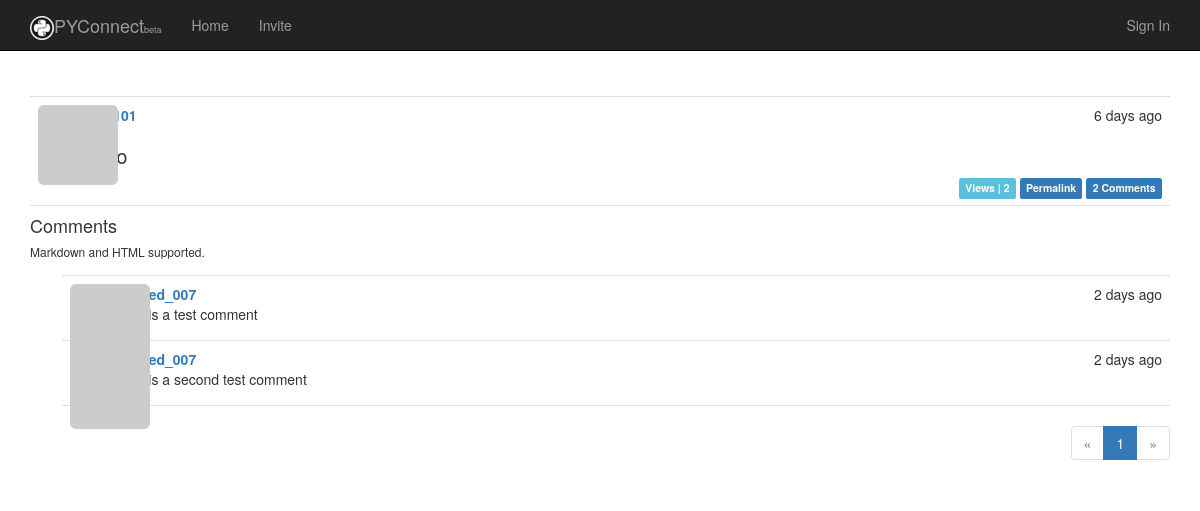
The app's page /post/111, older data.
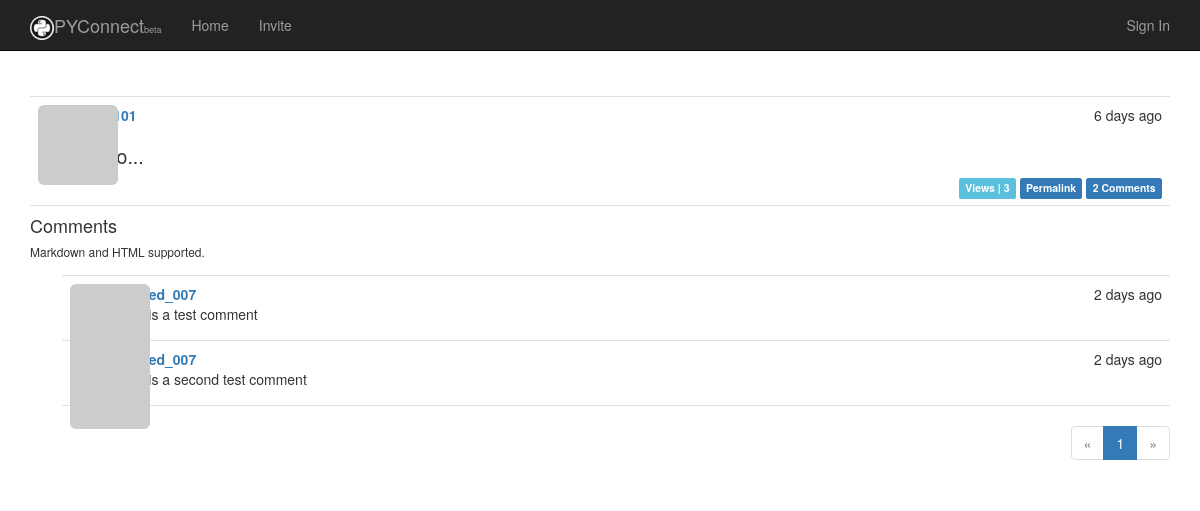
The same page, newer data.
### app/models.py (models this page shows, shortened)
class Post(UserMixin, db.Model):
    __tablename__ = 'posts'
    id = db.Column(db.Integer, primary_key=True)
    body = db.Column(db.Text)
    body_html = db.Column(db.Text)
    timestamp = db.Column(db.DateTime, index=True, default=datetime.utcnow)
    author_id = db.Column(db.Integer, db.ForeignKey('users.id'))
    views = db.Column(db.Integer)
    comments = db.relationship('Comment', backref='post', lazy='dynamic')

### app/main/views.py (the view, shortened to what this page needs)
@main.route('/post/<int:id>', methods=['GET', 'POST'])
def post(id):
    post = Post.query.get_or_404(id)
    if post.views is None:
        post.views = 1
    else:
        post.views = int(post.views) + 1
    form = CommentForm()
    page = request.args.get('page', 1, type=int)
    if page == -1:
        page = (post.comments.count() - 1) / \
            current_app.config['FLASK_COMMENTS_PER_PAGE'] + 1
    pagination = post.comments.order_by(Comment.timestamp.asc()).paginate(
        page, per_page=current_app.config['FLASK_COMMENTS_PER_PAGE'],
        error_out=False)
    comments = pagination.items
    return render_template('post.html', posts=[post], form=form, comments=comments, pagination=pagination, endpoint='.post')

### app/auth/views.py (called while the page is built)
@auth.before_app_request
def before_request():
    if current_user.is_authenticated():
        current_user.ping()
        if not current_user.confirmed and request.endpoint[:5] != 'auth.':
            return redirect(url_for('auth.unconfirmed'))

### app/main/__init__.py (called while the page is built)
@main.app_context_processor
def inject_permission():
    return dict(Permission=Permission)

### app/models.py (called while the page is built)
    def gravatar(self, size=100, default='identicon', rating='g'):
        if request.is_secure:
            url = 'https://secure.gravatar.com/avatar'
        else:
            url = 'http://www.gravatar.com/avatar'
        hash = self.avatar_hash or  hashlib.md5(self.email.encode('utf-8')).hexdigest()
        return '{url}/{hash}?s={size}&d={default}&r={rating}'.format(url=url, size=size, default=default, rating=rating, hash=hash)

    def can(self, permissions):
        return False

    def is_administrator(self):
        return False

### app/templates/post.html (shortened to what this page needs)
{% extends 'base.html' %}
{% import "bootstrap/wtf.html" as wtf %}
{% import '_macros.html' as macros %}
{% block page_content %}
     {% include '_posts.html' %}
<h4 id="comments">Comments</h4>
<h6>Markdown and HTML supported.</h6>
{% include '_comments.html' %}
{% if pagination %}
<div class="pagination">
    {{ macros.pagination_widget(pagination, '.post', fragment='#comments', id=posts[0].id) }}
</div>
{% endif %}
{% endblock %}

### app/templates/_posts.html (shortened to what this page needs)
<ul class="posts">
        {% for post in posts %}
            <li class="post">
                <div class="post-thumbnail">
                   <a href="{{ url_for('.user', username=post.author.username) }}">
                <img class="img-rounded profile-thumbnail" src="{{ post.author.gravatar(size=40) }}">
            </a>
                </div>
                <div class="post-content">
                    <div class="post-date">{{ moment(post.timestamp).fromNow() }}</div>
                    <div class="post-author">
                        <a href="{{ url_for('.user', username=post.author.username) }}">
                        </a>
                    </div>
                    <div  class="post-body {% if  endpoint != '.post' %}sample{% endif %}">
                    {% if post.body_html %}
                        {{ post.body_html | safe }}
                    {% else %}
                        {{ post.body | safe }}
                    {% endif %}
                    </div>
                    <div class="post-footer">
                        <span class="label label-info">Views | {{ post.views }}</span>
                        <a href="{{ url_for('.post', id=post.id) }}">
                            <span class="label label-primary">Permalink</span>
                        </a>
                        <a href="{{ url_for('.post', id=post.id) }}#comments">
                            <span class="label label-primary">{{ post.comments.count() }} Comments</span>
                         </a>
                    </div>
                </div>
            </li>
        {%  endfor %}
    </ul>

Row changes from the older to the newer data that the page shows:
changed Post: views "2" → "3"
